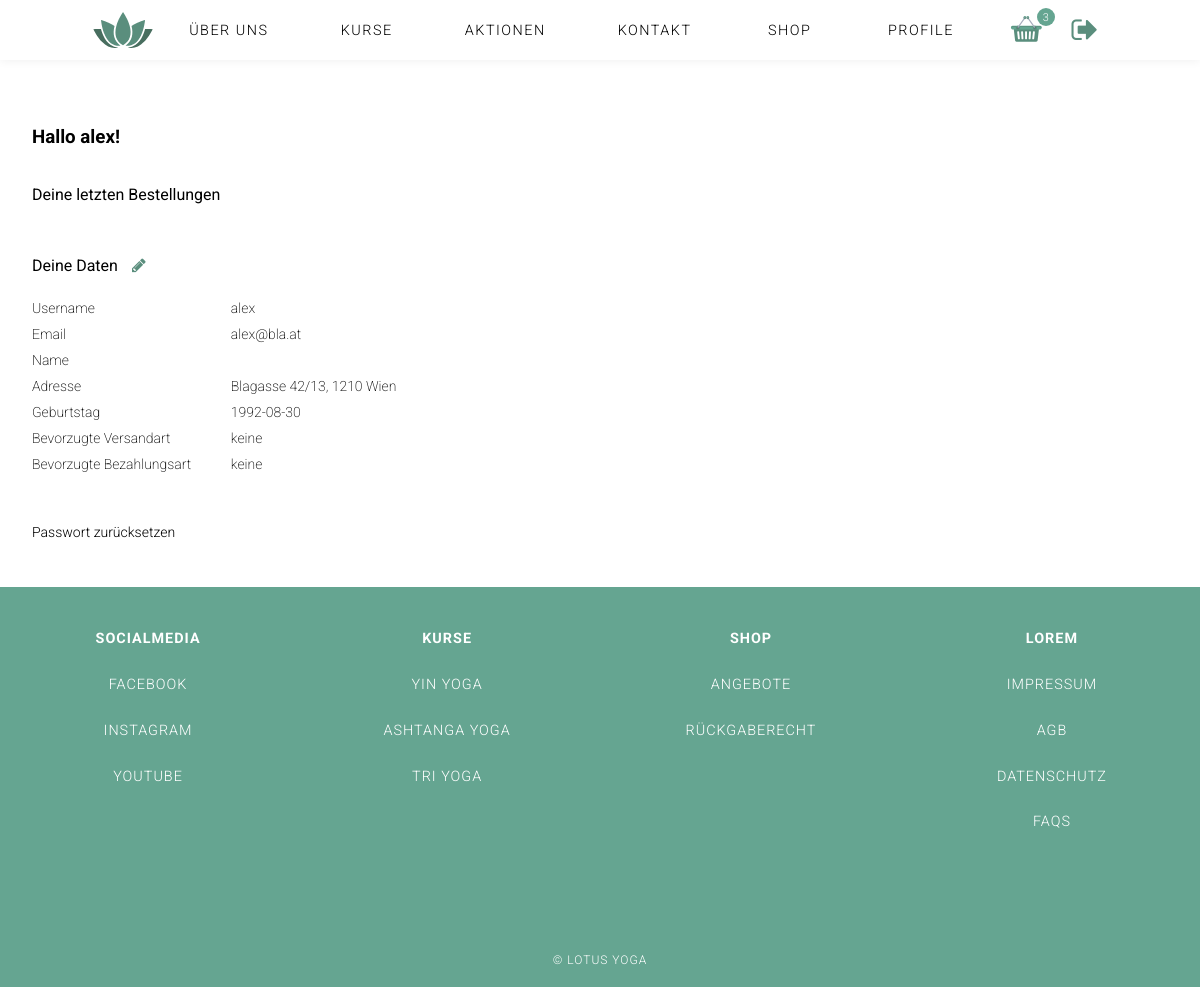
Page /index.php?page=profile (signed in) on the committed database.
### tables this page shows
CREATE TABLE `users` (
  `id` int(11) NOT NULL,
  `_name` varchar(50) NOT NULL,
  `fullname` varchar(100) NOT NULL,
  `email` varchar(70) NOT NULL,
  `password_hash` varchar(100) NOT NULL,
  `gender` varchar(10) NOT NULL,
  `birthday` date NOT NULL,
  `pref_delivery` varchar(40) NOT NULL,
  `pref_payment` varchar(40) NOT NULL,
  `address` varchar(40) NOT NULL,
  `zip_code` int(4) NOT NULL,
  `city` varchar(100) DEFAULT NULL,
  `created_at` timestamp NOT NULL DEFAULT CURRENT_TIMESTAMP,
  `is_active` tinyint(1) NOT NULL DEFAULT '1',
  `deleted_at` timestamp NULL DEFAULT NULL
);

CREATE TABLE `contents` (
  `id` int(11) NOT NULL,
  `_name` varchar(1000) NOT NULL,
  `type` varchar(150) NOT NULL,
  `content` varchar(1000) NOT NULL DEFAULT '',
  `sequence` int(11) NOT NULL,
  `is_active` tinyint(1) NOT NULL DEFAULT '1',
  `deleted_at` timestamp NULL DEFAULT NULL
);

### index.php (called while the page is built, shortened)
<?php
$content = ('content/');
include('functions/load_Content.php');
include('header.php');
if( ! isset($_GET['page']) ){
	$page = "home";
}else{
	$page = $_GET['page'];
}
if($page){
	$content .= $page .".php";
}
include($content);
include('footer.php');
?>

### functions/load_Content.php (called while the page is built, shortened)
<?php
function get_specific_content_data($table_name, $where, $equals){
    global $link;
    $sql = "SELECT * FROM " .$table_name. " WHERE ". $where . " = '" . $equals . "' AND deleted_at IS NULL ";
    $res = mysqli_query($link, $sql);
    return $res;
}
function get_ordered_content_data($table_name, $where, $equals, $order_by, $asc_desc){
    global $link;
    $sql = "SELECT * FROM " .$table_name. " WHERE ". $where . " = '" . $equals ."' ORDER BY ".$order_by." ". $asc_desc;
    $res = mysqli_query($link, $sql);
    return $res;
}
if(isset($_SESSION["user"])){
  $user_id = $_SESSION["user"]["user_id"];
  $user_info = get_specific_content_data('users', 'id', $user_id);
}else{
    $user_id = null;
}
$footer = get_ordered_content_data('contents', '_name', 'footer', 'sequence', 'asc');
?>

### content/profile.php (the view, shortened to what this page needs)
<section class=" wrapper_profile">
<h3 class="profile_main-hl ">Hallo <?php echo $_SESSION["user"]["username"];?>!</h3>
<section class="profile_section">
<h4 class="profile_sub-hl">Deine letzten Bestellungen</h4>
</section>
<section class="profile_section">
 <h4 class="profile_sub-hl">Deine Daten</h4>
 <i class="fa fa-pencil pencil_frontend" aria-hidden="true"></i><br />
 <div class="user_info_wrapper">
 <?php
  while( $row = mysqli_fetch_assoc($user_info) ){
    if(isset($row['_name'])){
 ?>
      <div class="profile_info_label">Username </div>
      <div class="profile_info_value"><?php echo $row['_name']; ?></div>
<?php
    }
    if(isset($row['email'])){
    ?>
      <div class="profile_info_label">Email </div>
      <div class="profile_info_value profile_info_value_email"><?php echo $row['email']; ?></div>
    <?php
    }
    if(isset($row['fullname'])){
    ?>
      <div class="profile_info_label">Name </div>
    <?php
    }
    if(isset($row['address'])){
    ?>
      <div class="profile_info_label">Adresse </div>
      <div class="profile_info_value"><?php if($row['address']){ echo $row['address'];}?>, <?php if($row['zip_code']){ echo $row['zip_code'];} ?>  <?php if($row['city']){ echo $row['city'];} ?></div>
    <?php
    }
    if(isset($row['birthday'])){
    ?>
      <div class="profile_info_label">Geburtstag </div>
      <div class="profile_info_value"><?php echo $row['birthday']; ?></div>
    <?php
    }
    ?>
      <div class="profile_info_label">Bevorzugte Versandart </div>
      <?php
      if(isset($row['prev_delivery'])){
      ?>
        <div class="profile_info_value"><?php echo $row['prev_delivery']; ?></div>
      <?php
      }else{
      ?>
        <div class="profile_info_value"> keine</div>
      <?php
      }
      ?>
      <div class="profile_info_label">Bevorzugte Bezahlungsart </div>
      <?php
      if(isset($row['prev_payment'])){
      ?>
        <div class="profile_info_value"><?php echo $row['prev_payment']; ?></div>
      <?php
      }else{
      ?>
        <div class="profile_info_value"> keine</div>
      <?php
      }
      ?>
</div>
    <?php
    }
    ?>
</section>
  <div class="profile_shop_link_wrapper">
    <div class="profile_shop_link  profile_info_label">Passwort zurücksetzen</div>
</section>

### footer.php (shortened to what this page needs)
  <footer class="footer_main">
    <section class="links_footer" >
<?php
    $cnt = 0;
    while( $row = mysqli_fetch_assoc($footer) ){
      if($row['type'] == 'subheadline'){
          if($cnt != 0){
            echo '</ul>';
          }
          echo '<ul><li><h4>'.$row["content"].'</h4></li>';
      }else{
          echo '<li><a href="'.$row["content"].'">'.$row["type"].'</a>';
      }
      $cnt++;
    }
    ?>
    </section>
    <small class="copyright">
      &copy; Lotus Yoga
    </small>
  </footer>
</body>
</html>

### css/styles.css (style rules this page uses)
* { font-family: 'Roboto', Helvetica, Verdana, sans-serif; box-sizing: border-box; margin: 0; padding: 0; list-style: none; text-decoration: none; }
html { position: relative; }
.body { margin: 0; }
a { color: inherit; }
.footer_main h4 { padding: 1em 0em; }
.footer_main { padding-top: 2em; height: 400px; background-color: #65a591; color: #fff; text-transform: uppercase; font-size: 0.9em; letter-spacing: 1px; font-weight: 300; text-align: center; position: relative; }
.links_footer { display: flex; justify-content: space-around; }
.links_footer ul li a { transition: all 0.5s ease-in-out; display: block; padding: 1em; min-width: 150px; }
.copyright { display: block; text-align: center; position: absolute; left: 0; right: 0; bottom: 20px; }
.nav_backend li p, i { color: #eee; }
.wrapper_profile { padding: 2em; }
.profile_section { margin-bottom: 2em; }
.profile_section div { font-weight: 200; }
.profile_section h4 { font-weight: 400; }
.profile_main-hl { padding: 5em 0 2em; }
.profile_info_label { width: 195px; margin: 5px 0; }
div.profile_shop_link { margin: 15px 0; font-weight: 300; cursor: pointer; }
.profile_info_value { width: 88%; max-width: calc(100% - 201px); text-align: left; }
.profile_info_value, .profile_info_label { display: inline-block; font-size: 14px; }
.pencil_frontend { color: #5a8e7d; cursor: pointer; }
.profile_sub-hl { display:inline-block; margin-right: 10px; margin-bottom: 20px; }

### rows in the picture
users: _name "alex", email "alex@bla.at", address "Blagasse 42/13", zip_code "1210", city "Wien", birthday "1992-08-30"
contents: content "SOCIALMEDIA"
contents: type "FACEBOOK"
contents: type "INSTAGRAM"
contents: type "YOUTUBE"
contents: content "KURSE"
contents: type "YIN YOGA"
contents: type "ASHTANGA YOGA"
contents: type "TRI YOGA"
contents: content "SHOP"
contents: type "ANGEBOTE"
contents: type "RÜCKGABERECHT"
contents: content "LOREM"
contents: type "IMPRESSUM"
contents: type "AGB"
contents: type "DATENSCHUTZ"
contents: type "FAQS"

### other values in the picture
$cnt "3"
$_SESSION["user"]["username"] "alex"
